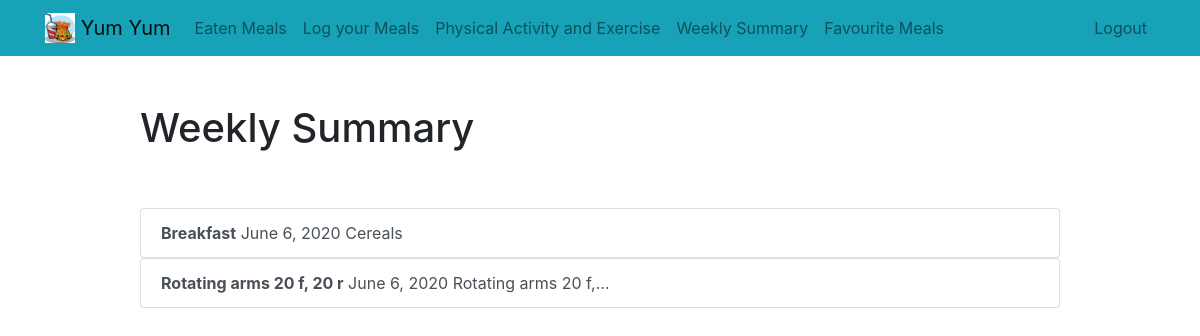
The page /weekmeal (signed in) on the database its author committed.
### fooddiary/models.py (models this page shows, shortened)
class Meal(models.Model):
    nameOfMeal = models.CharField(max_length=50)
    descriptionOfMeal = models.TextField(max_length=500, blank=True)
    date = models.DateField(auto_now_add=False ,auto_now=False, null=True, blank=True)
    favourite = models.BooleanField(default=False)
    image = models.ImageField(null = True, blank=True )
    user = models.ForeignKey(User, on_delete=models.CASCADE)

class Activity(models.Model):
    activity = models.CharField(max_length=50)
    description = models.TextField(max_length=500, blank=True)
    date = models.DateField(auto_now_add=False ,auto_now=False, null=True, blank=True)
    user = models.ForeignKey(User, on_delete=models.CASCADE)

### fooddiary/views.py (the view)
# urls.py: path('weekmeal', views.weekmeal, name='weekmeal'),
def weekmeal(request):
    meal = Meal.objects.filter(user = request.user).order_by('-date')[:7]
    activity = Activity.objects.filter(user = request.user).order_by('-date')[:7]
    return render(request, 'fooddiary/weeklysummary.html', {'meals':meal,'activities':activity} )

### fooddiary/templates/fooddiary/weeklysummary.html
{% extends "fooddiary/base.html" %}
{% block content %}
    <div class="row justify-content-center mt-5">
        <div class="col-md-10">
            <h1>Weekly Summary</h1>
        </div>
    </div>
    <div class="row justify-content-center mt-5">
        <div class="col-md-10">
        {% if meals %}
                <div class="list-group">
                    {% for meal in meals %}
                        <a href="{% url 'viewmeal' meal.id %}" class="list-group-item list-group-item-action"><b>{{ meal.nameOfMeal }}</b>   {{ meal.date }}{% if meal.descriptionOfMeal %}   {{ meal.descriptionOfMeal|truncatechars:20 }} {% endif %}</a>
                    {% endfor %}
                </div>
        {% else %}
            <div class="text-center">
                <h2>Looks like you haven't eaten anything this week.</h2>
            <br>
            <a role="button" class="btn btn-primary" href="{% url 'createmeal' %}">Create Meal</a>
            </div>
        {% endif %}
        {% if activities %}
            <div class="list-group">
                {% for activity in activities %}
                    <a href="{% url 'viewactivity' activity.id %}" class="list-group-item list-group-item-action"><b>{{ activity.activity }}</b>   {{ activity.date }}{% if activity.description %}   {{ activity.description|truncatechars:20 }} {% endif %}</a>
                {% endfor %}
            </div>
        {% else %}
            <div class="text-center">
                <h2>Looks like you haven't done any exercise this week.</h2>
            <br>
            <a role="button" class="btn btn-primary" href="{% url 'createmeal' %}">Create Activity</a>
            </div>
        {% endif %}
        </div>
    </div>
{% endblock %}

### rows shown on the page
Meal: nameOfMeal "Breakfast", date "June 6, 2020", descriptionOfMeal "Cereals"
Activity: activity "Rotating arms 20 f, 20 r", date "June 6, 2020", description "Rotating arms 20 f,…"
